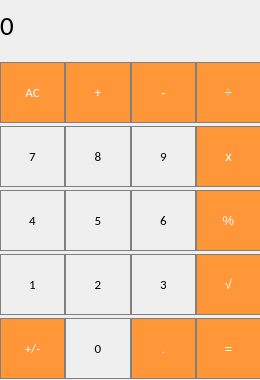
<?xml version="1.0" encoding="UTF-8"?>
<ui version="4.0">
 <class>MainWindow</class>
 <widget class="QMainWindow" name="MainWindow">
  <property name="geometry">
   <rect>
    <x>0</x>
    <y>0</y>
    <width>260</width>
    <height>380</height>
   </rect>
  </property>
  <property name="windowTitle">
   <string>MainWindow</string>
  </property>
  <widget class="QWidget" name="widget">
   <widget class="QLabel" name="result_show">
    <property name="geometry">
     <rect>
      <x>0</x>
      <y>0</y>
      <width>251</width>
      <height>51</height>
     </rect>
    </property>
    <property name="sizePolicy">
     <sizepolicy hsizetype="Preferred" vsizetype="Preferred">
      <horstretch>0</horstretch>
      <verstretch>0</verstretch>
     </sizepolicy>
    </property>
    <property name="minimumSize">
     <size>
      <width>0</width>
      <height>0</height>
     </size>
    </property>
    <property name="font">
     <font>
      <family>Calibri</family>
      <pointsize>20</pointsize>
      <weight>50</weight>
      <italic>false</italic>
      <bold>false</bold>
      <underline>false</underline>
      <kerning>true</kerning>
     </font>
    </property>
    <property name="layoutDirection">
     <enum>Qt::LeftToRight</enum>
    </property>
    <property name="styleSheet">
     <string notr="true">QLabel {
  qproperty-alignment: 'AlignVCenter | AlignRight';
}

background-color : white;</string>
    </property>
    <property name="text">
     <string>0</string>
    </property>
   </widget>
   <widget class="QWidget" name="layoutWidget">
    <property name="geometry">
     <rect>
      <x>0</x>
      <y>60</y>
      <width>261</width>
      <height>321</height>
     </rect>
    </property>
    <layout class="QGridLayout" name="gridLayout">
     <property name="sizeConstraint">
      <enum>QLayout::SetDefaultConstraint</enum>
     </property>
     <property name="leftMargin">
      <number>0</number>
     </property>
     <property name="bottomMargin">
      <number>0</number>
     </property>
     <property name="horizontalSpacing">
      <number>0</number>
     </property>
     <property name="verticalSpacing">
      <number>1</number>
     </property>
     <item row="4" column="0">
      <layout class="QHBoxLayout" name="horizontalLayout_5">
       <property name="spacing">
        <number>0</number>
       </property>
       <item>
        <widget class="QPushButton" name="pushButton_plus_minus">
         <property name="minimumSize">
          <size>
           <width>61</width>
           <height>61</height>
          </size>
         </property>
         <property name="font">
          <font>
           <family>Calibri</family>
           <pointsize>10</pointsize>
          </font>
         </property>
         <property name="styleSheet">
          <string notr="true">QPushButton {
  background-color: rgb(255, 151, 57);
  color: white; 
  border: 1px solid gray;
}

QPushButton:pressed {
    background-color: qlineargradient(x1: 0, y1: 0, x2: 0, y2: 1,
                                      stop: 0 #FF7832, stop: 1 #FF9739);
}</string>
         </property>
         <property name="text">
          <string>+/-</string>
         </property>
        </widget>
       </item>
       <item>
        <widget class="QPushButton" name="pushButton_0">
         <property name="minimumSize">
          <size>
           <width>61</width>
           <height>61</height>
          </size>
         </property>
         <property name="font">
          <font>
           <family>Calibri</family>
           <pointsize>10</pointsize>
          </font>
         </property>
         <property name="styleSheet">
          <string notr="true">QPushButton {
   border: 1px solid gray;
}
QPushButton:pressed {
    background-color: qlineargradient(x1: 0, y1: 0, x2: 0, y2: 1,
                                      stop: 0 #dadbde, stop: 1 #f6f7fa);
}</string>
         </property>
         <property name="text">
          <string>0</string>
         </property>
        </widget>
       </item>
       <item>
        <widget class="QPushButton" name="pushButton_dot">
         <property name="minimumSize">
          <size>
           <width>61</width>
           <height>61</height>
          </size>
         </property>
         <property name="font">
          <font>
           <pointsize>10</pointsize>
          </font>
         </property>
         <property name="styleSheet">
          <string notr="true">QPushButton {
  background-color: rgb(255, 151, 57);
  color: white; 
  border: 1px solid gray;
}

QPushButton:pressed {
    background-color: qlineargradient(x1: 0, y1: 0, x2: 0, y2: 1,
                                      stop: 0 #FF7832, stop: 1 #FF9739);
}</string>
         </property>
         <property name="text">
          <string>.</string>
         </property>
        </widget>
       </item>
       <item>
        <widget class="QPushButton" name="pushButton_equal">
         <property name="minimumSize">
          <size>
           <width>61</width>
           <height>61</height>
          </size>
         </property>
         <property name="font">
          <font>
           <pointsize>10</pointsize>
          </font>
         </property>
         <property name="styleSheet">
          <string notr="true">QPushButton {
  background-color: rgb(255, 151, 57);
  color: white; 
  border: 1px solid gray;
}

QPushButton:pressed {
    background-color: qlineargradient(x1: 0, y1: 0, x2: 0, y2: 1,
                                      stop: 0 #FF7832, stop: 1 #FF9739);
}</string>
         </property>
         <property name="text">
          <string>=</string>
         </property>
        </widget>
       </item>
      </layout>
     </item>
     <item row="1" column="0">
      <layout class="QHBoxLayout" name="horizontalLayout_2">
       <property name="spacing">
        <number>0</number>
       </property>
       <item>
        <widget class="QPushButton" name="pushButton_7">
         <property name="minimumSize">
          <size>
           <width>61</width>
           <height>61</height>
          </size>
         </property>
         <property name="font">
          <font>
           <family>Calibri</family>
           <pointsize>10</pointsize>
          </font>
         </property>
         <property name="styleSheet">
          <string notr="true">QPushButton {
   border: 1px solid gray;
}
QPushButton:pressed {
    background-color: qlineargradient(x1: 0, y1: 0, x2: 0, y2: 1,
                                      stop: 0 #dadbde, stop: 1 #f6f7fa);
}</string>
         </property>
         <property name="text">
          <string>7</string>
         </property>
        </widget>
       </item>
       <item>
        <widget class="QPushButton" name="pushButton_8">
         <property name="minimumSize">
          <size>
           <width>61</width>
           <height>61</height>
          </size>
         </property>
         <property name="font">
          <font>
           <family>Calibri</family>
           <pointsize>10</pointsize>
          </font>
         </property>
         <property name="styleSheet">
          <string notr="true">QPushButton {
   border: 1px solid gray;
}
QPushButton:pressed {
    background-color: qlineargradient(x1: 0, y1: 0, x2: 0, y2: 1,
                                      stop: 0 #dadbde, stop: 1 #f6f7fa);
}</string>
         </property>
         <property name="text">
          <string>8</string>
         </property>
        </widget>
       </item>
       <item>
        <widget class="QPushButton" name="pushButton_9">
         <property name="minimumSize">
          <size>
           <width>61</width>
           <height>61</height>
          </size>
         </property>
         <property name="font">
          <font>
           <family>Calibri</family>
           <pointsize>10</pointsize>
          </font>
         </property>
         <property name="styleSheet">
          <string notr="true">QPushButton {
   border: 1px solid gray;
}
QPushButton:pressed {
    background-color: qlineargradient(x1: 0, y1: 0, x2: 0, y2: 1,
                                      stop: 0 #dadbde, stop: 1 #f6f7fa);
}</string>
         </property>
         <property name="text">
          <string>9</string>
         </property>
        </widget>
       </item>
       <item>
        <widget class="QPushButton" name="pushButton_multiply">
         <property name="minimumSize">
          <size>
           <width>61</width>
           <height>61</height>
          </size>
         </property>
         <property name="font">
          <font>
           <pointsize>10</pointsize>
          </font>
         </property>
         <property name="styleSheet">
          <string notr="true">QPushButton {
  background-color: rgb(255, 151, 57);
  color: white; 
  border: 1px solid gray;
}

QPushButton:pressed {
    background-color: qlineargradient(x1: 0, y1: 0, x2: 0, y2: 1,
                                      stop: 0 #FF7832, stop: 1 #FF9739);
}</string>
         </property>
         <property name="text">
          <string>x</string>
         </property>
        </widget>
       </item>
      </layout>
     </item>
     <item row="3" column="0">
      <layout class="QHBoxLayout" name="horizontalLayout_4">
       <property name="spacing">
        <number>0</number>
       </property>
       <item>
        <widget class="QPushButton" name="pushButton_1">
         <property name="minimumSize">
          <size>
           <width>61</width>
           <height>61</height>
          </size>
         </property>
         <property name="font">
          <font>
           <family>Calibri</family>
           <pointsize>10</pointsize>
          </font>
         </property>
         <property name="styleSheet">
          <string notr="true">QPushButton {
   border: 1px solid gray;
}
QPushButton:pressed {
    background-color: qlineargradient(x1: 0, y1: 0, x2: 0, y2: 1,
                                      stop: 0 #dadbde, stop: 1 #f6f7fa);
}</string>
         </property>
         <property name="text">
          <string>1</string>
         </property>
        </widget>
       </item>
       <item>
        <widget class="QPushButton" name="pushButton_2">
         <property name="minimumSize">
          <size>
           <width>61</width>
           <height>61</height>
          </size>
         </property>
         <property name="font">
          <font>
           <family>Calibri</family>
           <pointsize>10</pointsize>
          </font>
         </property>
         <property name="styleSheet">
          <string notr="true">QPushButton {
   border: 1px solid gray;
}
QPushButton:pressed {
    background-color: qlineargradient(x1: 0, y1: 0, x2: 0, y2: 1,
                                      stop: 0 #dadbde, stop: 1 #f6f7fa);
}</string>
         </property>
         <property name="text">
          <string>2</string>
         </property>
        </widget>
       </item>
       <item>
        <widget class="QPushButton" name="pushButton_3">
         <property name="minimumSize">
          <size>
           <width>61</width>
           <height>61</height>
          </size>
         </property>
         <property name="font">
          <font>
           <family>Calibri</family>
           <pointsize>10</pointsize>
          </font>
         </property>
         <property name="styleSheet">
          <string notr="true">QPushButton {
   border: 1px solid gray;
}
QPushButton:pressed {
    background-color: qlineargradient(x1: 0, y1: 0, x2: 0, y2: 1,
                                      stop: 0 #dadbde, stop: 1 #f6f7fa);
}</string>
         </property>
         <property name="text">
          <string>3</string>
         </property>
        </widget>
       </item>
       <item>
        <widget class="QPushButton" name="pushButton_sqrt">
         <property name="minimumSize">
          <size>
           <width>61</width>
           <height>61</height>
          </size>
         </property>
         <property name="font">
          <font>
           <pointsize>10</pointsize>
          </font>
         </property>
         <property name="styleSheet">
          <string notr="true">QPushButton {
  background-color: rgb(255, 151, 57);
  color: white; 
  border: 1px solid gray;
}

QPushButton:pressed {
    background-color: qlineargradient(x1: 0, y1: 0, x2: 0, y2: 1,
                                      stop: 0 #FF7832, stop: 1 #FF9739);
}</string>
         </property>
         <property name="text">
          <string>√</string>
         </property>
        </widget>
       </item>
      </layout>
     </item>
     <item row="0" column="0">
      <layout class="QHBoxLayout" name="horizontalLayout">
       <property name="spacing">
        <number>0</number>
       </property>
       <item>
        <widget class="QPushButton" name="pushButton_AC">
         <property name="enabled">
          <bool>true</bool>
         </property>
         <property name="minimumSize">
          <size>
           <width>61</width>
           <height>61</height>
          </size>
         </property>
         <property name="font">
          <font>
           <family>Calibri</family>
           <pointsize>10</pointsize>
          </font>
         </property>
         <property name="styleSheet">
          <string notr="true">QPushButton {
  background-color: rgb(255, 151, 57);
  color: white; 
  border: 1px solid gray;
}

QPushButton:pressed {
    background-color: qlineargradient(x1: 0, y1: 0, x2: 0, y2: 1,
                                      stop: 0 #FF7832, stop: 1 #FF9739);
}</string>
         </property>
         <property name="text">
          <string>AC</string>
         </property>
        </widget>
       </item>
       <item>
        <widget class="QPushButton" name="pushButton_plus">
         <property name="minimumSize">
          <size>
           <width>61</width>
           <height>61</height>
          </size>
         </property>
         <property name="font">
          <font>
           <pointsize>10</pointsize>
          </font>
         </property>
         <property name="styleSheet">
          <string notr="true">QPushButton {
  background-color: rgb(255, 151, 57);
  color: white; 
  border: 1px solid gray;
}

QPushButton:pressed {
    background-color: qlineargradient(x1: 0, y1: 0, x2: 0, y2: 1,
                                      stop: 0 #FF7832, stop: 1 #FF9739);
}</string>
         </property>
         <property name="text">
          <string>+</string>
         </property>
        </widget>
       </item>
       <item>
        <widget class="QPushButton" name="pushButton_minus">
         <property name="minimumSize">
          <size>
           <width>61</width>
           <height>61</height>
          </size>
         </property>
         <property name="font">
          <font>
           <pointsize>10</pointsize>
          </font>
         </property>
         <property name="styleSheet">
          <string notr="true">QPushButton {
  background-color: rgb(255, 151, 57);
  color: white; 
  border: 1px solid gray;
}

QPushButton:pressed {
    background-color: qlineargradient(x1: 0, y1: 0, x2: 0, y2: 1,
                                      stop: 0 #FF7832, stop: 1 #FF9739);
}</string>
         </property>
         <property name="text">
          <string>-</string>
         </property>
        </widget>
       </item>
       <item>
        <widget class="QPushButton" name="pushButton_divide">
         <property name="minimumSize">
          <size>
           <width>61</width>
           <height>61</height>
          </size>
         </property>
         <property name="font">
          <font>
           <pointsize>10</pointsize>
          </font>
         </property>
         <property name="styleSheet">
          <string notr="true">QPushButton {
  background-color: rgb(255, 151, 57);
  color: white; 
  border: 1px solid gray;
}

QPushButton:pressed {
    background-color: qlineargradient(x1: 0, y1: 0, x2: 0, y2: 1,
                                      stop: 0 #FF7832, stop: 1 #FF9739);
}</string>
         </property>
         <property name="text">
          <string>÷</string>
         </property>
        </widget>
       </item>
      </layout>
     </item>
     <item row="2" column="0">
      <layout class="QHBoxLayout" name="horizontalLayout_3">
       <property name="spacing">
        <number>0</number>
       </property>
       <item>
        <widget class="QPushButton" name="pushButton_4">
         <property name="minimumSize">
          <size>
           <width>61</width>
           <height>61</height>
          </size>
         </property>
         <property name="font">
          <font>
           <family>Calibri</family>
           <pointsize>10</pointsize>
          </font>
         </property>
         <property name="styleSheet">
          <string notr="true">QPushButton {
   border: 1px solid gray;
}
QPushButton:pressed {
    background-color: qlineargradient(x1: 0, y1: 0, x2: 0, y2: 1,
                                      stop: 0 #dadbde, stop: 1 #f6f7fa);
}</string>
         </property>
         <property name="text">
          <string>4</string>
         </property>
        </widget>
       </item>
       <item>
        <widget class="QPushButton" name="pushButton_5">
         <property name="minimumSize">
          <size>
           <width>61</width>
           <height>61</height>
          </size>
         </property>
         <property name="font">
          <font>
           <family>Calibri</family>
           <pointsize>10</pointsize>
          </font>
         </property>
         <property name="styleSheet">
          <string notr="true">QPushButton {
   border: 1px solid gray;
}
QPushButton:pressed {
    background-color: qlineargradient(x1: 0, y1: 0, x2: 0, y2: 1,
                                      stop: 0 #dadbde, stop: 1 #f6f7fa);
}</string>
         </property>
         <property name="text">
          <string>5</string>
         </property>
        </widget>
       </item>
       <item>
        <widget class="QPushButton" name="pushButton_6">
         <property name="minimumSize">
          <size>
           <width>61</width>
           <height>61</height>
          </size>
         </property>
         <property name="font">
          <font>
           <family>Calibri</family>
           <pointsize>10</pointsize>
          </font>
         </property>
         <property name="styleSheet">
          <string notr="true">QPushButton {
   border: 1px solid gray;
}
QPushButton:pressed {
    background-color: qlineargradient(x1: 0, y1: 0, x2: 0, y2: 1,
                                      stop: 0 #dadbde, stop: 1 #f6f7fa);
}</string>
         </property>
         <property name="text">
          <string>6</string>
         </property>
        </widget>
       </item>
       <item>
        <widget class="QPushButton" name="pushButton_percent">
         <property name="minimumSize">
          <size>
           <width>61</width>
           <height>61</height>
          </size>
         </property>
         <property name="font">
          <font>
           <pointsize>10</pointsize>
          </font>
         </property>
         <property name="styleSheet">
          <string notr="true">QPushButton {
  background-color: rgb(255, 151, 57);
  color: white; 
  border: 1px solid gray;
}

QPushButton:pressed {
    background-color: qlineargradient(x1: 0, y1: 0, x2: 0, y2: 1,
                                      stop: 0 #FF7832, stop: 1 #FF9739);
}</string>
         </property>
         <property name="text">
          <string>%</string>
         </property>
        </widget>
       </item>
      </layout>
     </item>
    </layout>
   </widget>
  </widget>
 </widget>
 <resources/>
 <connections/>
</ui>
